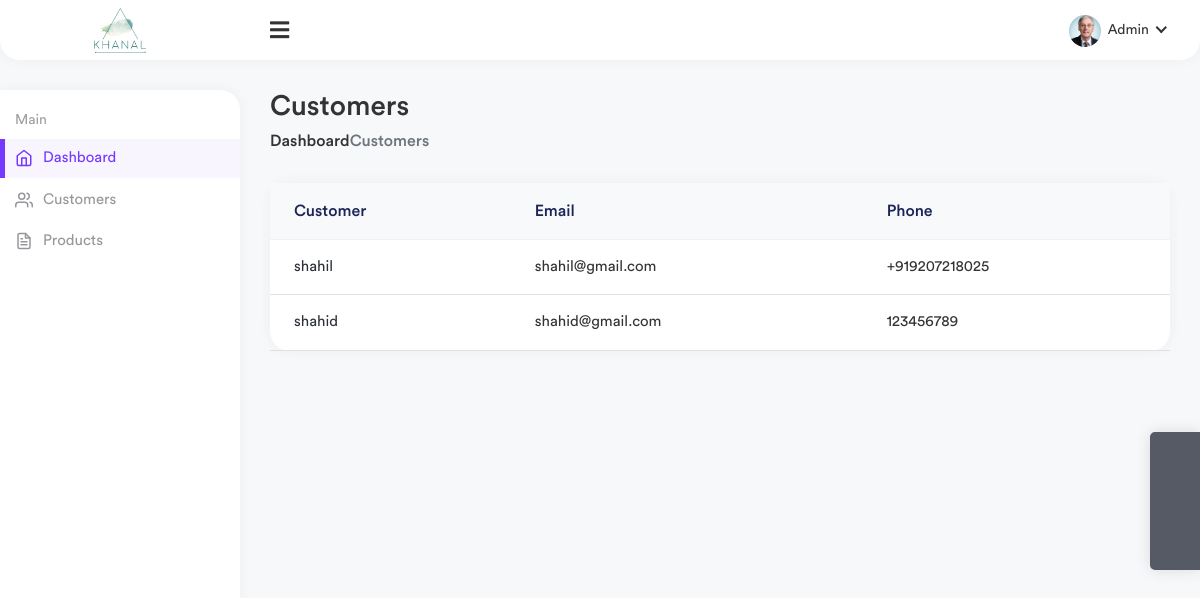
The app's page /customerlist with its own data.
### web/models.py (models this page shows)
class Customer(models.Model):
    name = models.CharField(max_length=30)
    email = models.EmailField()
    phone =models.CharField(max_length=50)
    password=  models.CharField(max_length=50)

### web/views.py (the view)
# urls.py: path('customerlist',views.customerlist,name='customerlist'),
def customerlist(request):
    customerlist=Customer.objects.all()
    context={
    "customerlist":customerlist
    }
    return render(request,'web/customerlist.html',context)

### template/web/customerlist.html
{% extends 'web/partials/base.html' %}
{% block content %}
{% load static %}
   <div class="content container-fluid">
    <div class="page-header">
        <div class="row align-items-center">
            <div class="col">
                <h3 class="page-title">Customers</h3>
                <ul class="breadcrumb">
                    <li class=""><a href="index-2.html">Dashboard</a>
                    </li>
                    <li class=" active">Customers</li>
                </ul>
            </div>
        </div>
    </div>
    <div class="row">
        <div class="col-sm-12">
            <div class="card card-table">
                <div class="card-body">
                    <div class="table-responsive">
                        <table class="table table-center table-hover datatable">
                            <thead class="thead-light">
                                <tr>
                                    <th>Customer</th>
                                    <th>Email</th>
                                    <th>Phone</th>
                                </tr>
                            </thead>
                            <tbody>
                                {% for i in customerlist %}
                                <tr>
                                    <td>
                                        <h2 class="table-avatar">
                                            {{i.name}}
                                        </h2>
                                    </td>
                                    <td>{{i.email}}</td>
                                    <td>{{i.phone}}</td>
                                </tr>
                               {% endfor %}
                            </tbody>
                        </table>
                    </div>
                </div>
            </div>
        </div>
    </div>
</div>
{% endblock %}

### records on screen
Customer: name "shahil", email "shahil@gmail.com", phone "+919207218025"
Customer: name "shahid", email "shahid@gmail.com", phone "123456789"
